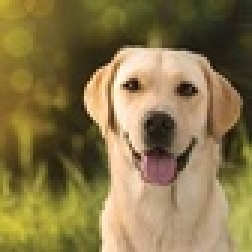
#> input picture images/original.jpg, 84 x 84 px, shrunk from 200 x 200 before the run (shown 3 times larger)
$ python answer.py
#> lines starting #> are read from the running program, lines starting #| are printed output that depends on the picture; long printed decimals are rounded
### utils/plot.py
import matplotlib.pyplot as plt

''' Image plotting : (Used for testing purposes only) '''
def plot_image(image, title='', gray=False):     # gray=True for grayscale images
    fig, ax = plt.subplots( figsize=(5,5) )
    if gray:
        ax.imshow(image, cmap='gray')
    else: ax.imshow(image)
    ax.set_title(title)
    ax.axis('on')      # visibility of x- and y-axes
    ax.grid(True)     # show gridlines
    plt.tight_layout()
    plt.show()
    return

### answer.py
import numpy as np
import matplotlib.pyplot as plt


from utils.plot import plot_image

# ''' Image plotting : (Used for testing purposes only) '''
# def plot_image(image, title='', gray=False):     # gray=True for grayscale images
#     fig, ax = plt.subplots( figsize=(5,5) )
#     if gray:
#         ax.imshow(image, cmap='gray')
#     else: ax.imshow(image)
#     ax.set_title(title)
#     ax.axis('on')      # visibility of x- and y-axes
#     ax.grid(True)     # show gridlines
#     plt.tight_layout()
#     plt.show()
#     return


''' Saving a image in the disk '''
def save_image(filename, image, gray=False):
    temp = np.array(image)
    temp = temp.astype(np.uint8)
    # Save the image
    path = 'images/output/'+filename   # separate folder created for output images
    if gray:
        plt.imsave(path, temp, cmap='gray')
    else:
        plt.imsave(path, temp)
    print(f"Image saved at {path}")
    return


#region 1:
# Reading in images
image_path = 'images/original.jpg'
# using Matplotlib library
image_rgb = plt.imread(image_path)
#> image_rgb is the input picture: shape (84, 84, 3); mean R, G, B 135.8, 118, 73.6
print('Image successfully read in: ', image_path)

# print('image_rgb.shape: ', image_rgb.shape)      #output : (height, width, channels) = (h=200, w=200, 3)
height, width, channels = image_rgb.shape
#> height = 84; width = 84; channels = 3
#endregion


#region 2:
# Convert the image to gray-scale (8bpp format)
# print (image_rgb)
image_gray = [[[0 for k in range(3)] for j in range(width)] for i in range(height)]

for i in range(height):
    for j in range(width):
        # Extracting the RGB values
        r, g, b = image_rgb[i][j]
        # Converting to grayscale considering the Luminance level as it was widely use than others in as in YUV and YCrCb formats
        # Formula: Y = 0.299 R + 0.587 G + 0.114 B
        image_gray[i][j] = int(0.299*r + 0.587*g + 0.114*b)

        ### Another methods to convert to grayscale:
        ## 1. Average method
        # image_rgb[i][j] = int(sum(r + g + b)/3)
        ## 2. Lightness method
        # image_rgb[i][j] = int((max(r, g, b) + min(r, g, b))/2)
else:
    print('Image converted to grayscale successfully!')
#> after the loop, image_gray = 84 items

plot_image(image_gray, 'Grayscale Image', True)
#> in plot_image, `plt.show()`:
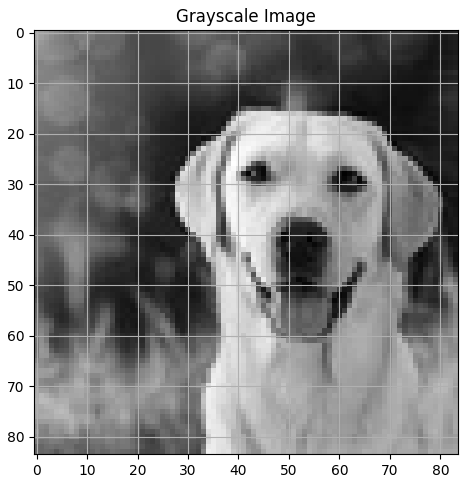
#> figure drawn by matplotlib, 1 panel

# image_gray = np.array(image_gray).astype(np.uint8)
# plt.imsave('images/output/gray.jpg', image_gray, cmap='gray')

save_image('gray.jpg', image_gray, True)
#> in save_image, `temp = np.array(image)`:
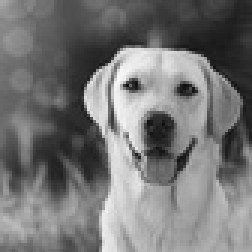
#> temp: shape (84, 84) int64 (shown 3 times larger); min 13, max 250, mean 117.7
#endregion


#region 3:
# Re-sample the image such that the size is 0.7 times it original dimensions using linear interpolation method and save the image.
image_resampled = [[[0 for k in range(3)] for j in range(int(width*0.7))] for i in range(int(height*0.7))]

for y in range(int(height*0.7)):
    for x in range(int(width*0.7)):
        # let pixel on the resampled image = (x,y)
        # Compared the pixel on the original image would be = (x/0.7, y/0.7) as we are doing down-sampling of 70%
        # But x/0.7 and y/0.7 are not integers, so we need to interpolate the values
        # We can use linear interpolation method to find the value of the pixel on the original image
        # Linear Interpolation Formula: f(x) = f(x1) + (x - x1) * (f(x2) - f(x1)) / (x2 - x1)
        # where x1 = floor(x/0.7) and x2 = ceil(x/0.7)
        X = x/0.7
        x1 = int(x/0.7)
        x2 = x1 + 1

        Y = y/0.7
        y1 = int(y/0.7)
        y2 = y1 + 1
        # print(x1, x2, y1, y2)
        # print(image_rgb[x1][y1], image_rgb[x2][y1], image_rgb[x1][y2], image_rgb[x2][y2])
        try:
            a = X - x1
            # let, difference to the nearest floor pixel (the pixel on the zero side of the x axis) on the original image = a
            # then, difference to the nearest ceil pixel on the original image = (1-a)
            # difference on the x-axis for the nearest pixels on the original image will be a and (1-a)

            b = Y - y1
            # Similarly for y axis, difference to the nearest floor pixel (the pixel on the zero side of the y axis) on the original image = b

            ## Now, we can use the linear interpolation formula to find the value of the pixel on the original image
            # Formula: f(x,y) = (1-a)*(1-b)*f(x1,y1) + a*(1-b)*f(x2,y1) + (1-a)*b*f(x1,y2) + a*b*f(x2,y2)

            ## Red channel
            r = (1-b)*(1-a)*image_rgb[y1][x1][0] + (1-b)*a*image_rgb[y1][x2][0] + b*(1-a)*image_rgb[y2][x1][0] + b*a*image_rgb[y2][x2][0]
            ## Green channel
            g = (1-b)*(1-a)*image_rgb[y1][x1][1] + (1-b)*a*image_rgb[y1][x2][1] + b*(1-a)*image_rgb[y2][x1][1] + b*a*image_rgb[y2][x2][1]
            ## Blue channel
            b = (1-b)*(1-a)*image_rgb[y1][x1][2] + (1-b)*a*image_rgb[y1][x2][2] + b*(1-a)*image_rgb[y2][x1][2] + b*a*image_rgb[y2][x2][0]

            # print(r, g, b)
            # Applying the calculated values to the resampled image
            image_resampled[y][x] = [int(r), int(g), int(b)]

        except:
            # Error case for edge pixels
            image_resampled[y][x] = image_rgb[y1][x1]

        # image_resampled[y][x] = [int(image_rgb[y1][x1][k] + (x/0.7 - x1) * (image_rgb[y2][x1][k] - image_rgb[y1][x1][k]) / (x2 - x1)) for k in range(3)]
else:
    print('Image downscaled successfully!')
#> after the loop, image_resampled = 58 items

#Test
# plot_image(image_resampled, 'Downscaled Image')

save_image('downscaled.jpg', image_resampled)
#> call 2 of save_image, with filename = 'downscaled.jpg', gray = False
#> in save_image (call 2), `temp = np.array(image)`:
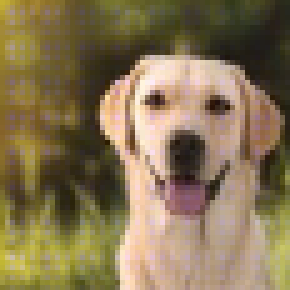
#> temp: shape (58, 58, 3) int64 (shown 5 times larger); mean of channels 0, 1, 2 135.4, 117.4, 84; drawn as R, G, B
#> in save_image (call 2), `plt.imsave(path, temp)`:
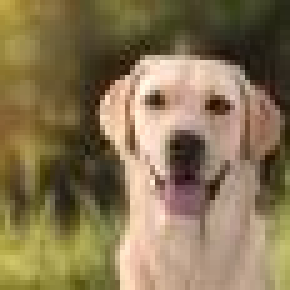
#> saved as downscaled.jpg: shape (58, 58, 3) (shown 5 times larger); mean R, G, B 135.4, 117.2, 84
#endregion


#region 4:
# Re-sample the image created in (step 3) back to its original size and save the image.
image_upscaled = [[[0 for k in range(3)] for j in range(width)] for i in range(height)]

for y in range(height):
    for x in range(width):
        # Here, we are doing up-sampling to 142.857% (100/70) of the dowscaled image

        # let pixel on the resampled image = (x,y)
        # Compared the pixel on the original image would be = (x*0.7, y*0.7) as we are doing up-sampling of 70%
        # But x*0.7 and y*0.7 are not always integers, so we need to interpolate the values

        # where x1 = floor(x*0.7) and x2 = ceil(x*0.7)
        X = x*0.7
        x1 = int(x*0.7)
        x2 = x1 + 1

        Y = y*0.7
        y1 = int(y*0.7)
        y2 = y1 + 1

        try:
            a = X - x1
            # let, difference to the nearest floor pixel (the pixel on the zero side of the x axis) on the original image = a
            # then, difference to the nearest ceil pixel on the original image = (1-a)
            # difference on the x-axis for the nearest pixels on the original image will be a and (1-a)

            b = Y - y1
            # Similarly for y axis, difference to the nearest floor pixel (the pixel on the zero side of the y axis) on the original image = b

            ## Now, we can use the linear interpolation formula to find the value of the pixel on the original image
            # Formula: f(x,y) = (1-a)*(1-b)*f(x1,y1) + a*(1-b)*f(x2,y1) + (1-a)*b*f(x1,y2) + a*b*f(x2,y2)

            ## Red channel
            r = (1-b)*(1-a)*image_resampled[y1][x1][0] + (1-b)*a*image_resampled[y1][x2][0] + b*(1-a)*image_resampled[y2][x1][0] + b*a*image_resampled[y2][x2][0]

            ## Green channel
            g = (1-b)*(1-a)*image_resampled[y1][x1][1] + (1-b)*a*image_resampled[y1][x2][1] + b*(1-a)*image_resampled[y2][x1][1] + b*a*image_resampled[y2][x2][1]

            ## Blue channel
            b = (1-b)*(1-a)*image_resampled[y1][x1][2] + (1-b)*a*image_resampled[y1][x2][2] + b*(1-a)*image_resampled[y2][x1][2] + b*a*image_resampled[y2][x2][2]

            # Applying the calculated values to the resampled image
            image_upscaled[y][x] = [int(r), int(g), int(b)]

        except:
            # Error case for edge pixels
            image_upscaled[y][x] = image_rgb[y1][x1]
else:
    print('Image upscaled successfully!')
#> after the loop, image_upscaled = 84 items

#Testing:
# plot_image(image_upscaled, 'Upscaled Image')

save_image('upscaled.jpg', image_upscaled)
#> call 3 of save_image, with filename = 'upscaled.jpg', gray = False
#> in save_image (call 3), `temp = np.array(image)`:
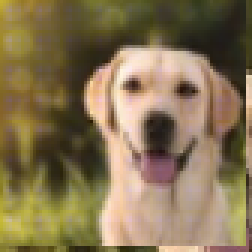
#> temp: shape (84, 84, 3) int64 (shown 3 times larger); mean of channels 0, 1, 2 134.7, 116.5, 83.1; drawn as R, G, B
#endregion


#region 5:
# Compute the sum of the average of the squared difference between pixels in the original image (in step 2) and the re-samples image in (step 4)

image_rgb = np.array(image_rgb).astype(np.float32)
image_upscaled = np.array(image_upscaled).astype(np.float32)

# calculation of the sum of the average of the squared differences
difference = image_rgb - image_upscaled
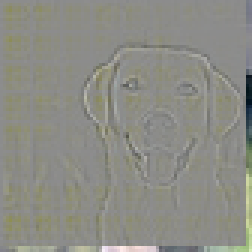
#> difference: shape (84, 84, 3) float32 (shown 3 times larger); mean R, G, B 1, 1.5, -9.5; drawn with min black and max white
squared_diff = np.square(difference)
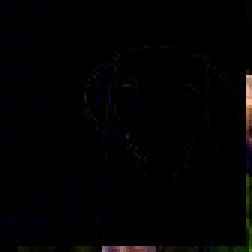
#> squared_diff: shape (84, 84, 3) float32 (shown 3 times larger); mean R, G, B 405.5, 349, 446.2; drawn with min black and max white
average = np.mean(squared_diff)
#> average = 400.2
sum_of_squared_diff = np.sum(average)
#> sum_of_squared_diff = 400.2

print('Sum of average of the squared differences:', sum_of_squared_diff)
#| Sum of average of the squared differences: 400.248

''' Output recieved:
        Sum of average of the squared differences: 143.88313 '''

#endregion
